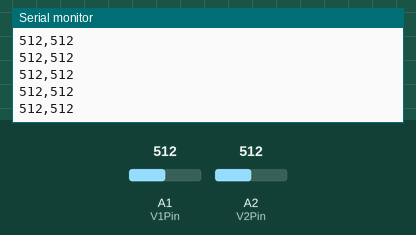
Simulated run of this sketch. Board: Arduino Uno, built with avr-gcc and run on an emulated ATmega328P. On the bench: the last lines printed to the serial monitor. The inputs (shaded band) are chosen by the test bench; at power-on: A1 (V1Pin) = 512, A2 (V2Pin) = 512.

Above: at 1.2 s.
1.3 s: A1 (V1Pin) set to 716
At 1.9 s:
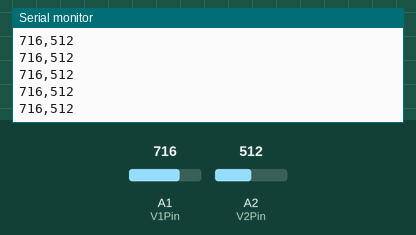
2.8 s: A2 (V2Pin) set to 716
At 3.9 s:
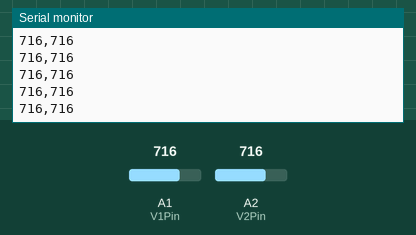
4.3 s: A1 (V1Pin) set to 900
At 5.3 s:
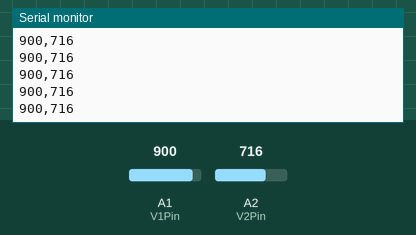
5.8 s: A2 (V2Pin) set to 900
At 6.7 s:
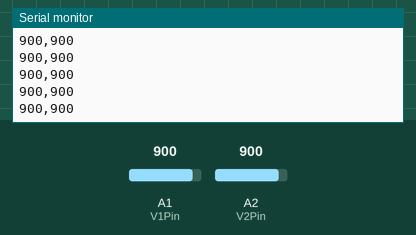
Timing chart, 0 to 8.3 s (numbered marks = the images above; inputs shaded):
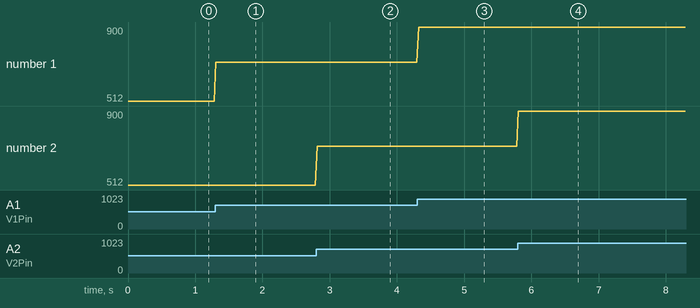

Measured:
- after the input at 1.3 s, the serial monitor: prints a new line at once (image 1)
- after the input at 2.8 s, the serial monitor: prints a new line at once (image 2)
- after the input at 4.3 s, the serial monitor: prints a new line at once (image 3)
- after the input at 5.8 s, the serial monitor: prints a new line at once (image 4)
- plotted number 1: 512 → 716 after the input at 1.3 s, 716 → 900 after the input at 4.3 s

The sketch:

iv_exp.ino
```cpp
const int V1Pin = A1; //Declares the pin to read for V1
const int V2Pin = A2; //Declares the pin to read for V2

int V1; //analogReading integer for V1
int V2; //analogReading integer for V2

void setup() {
  Serial.begin(115200); //Opens the serial port connection
}

void loop() {

  //Reads in analog signals
  V1 = analogRead(V1Pin); //Reads V1 pin as an analog signal int
  V2 = analogRead(V2Pin); //Reads V2 pin as an analog signal int

  //Prints data to serial port
  Serial.print(V1); //Print V1 value
  Serial.print(","); //Prints a comma to allow easy CSV exporting
  Serial.println(V2); //Print V2 value
  delay(25); //Waits 25ms
}
```
